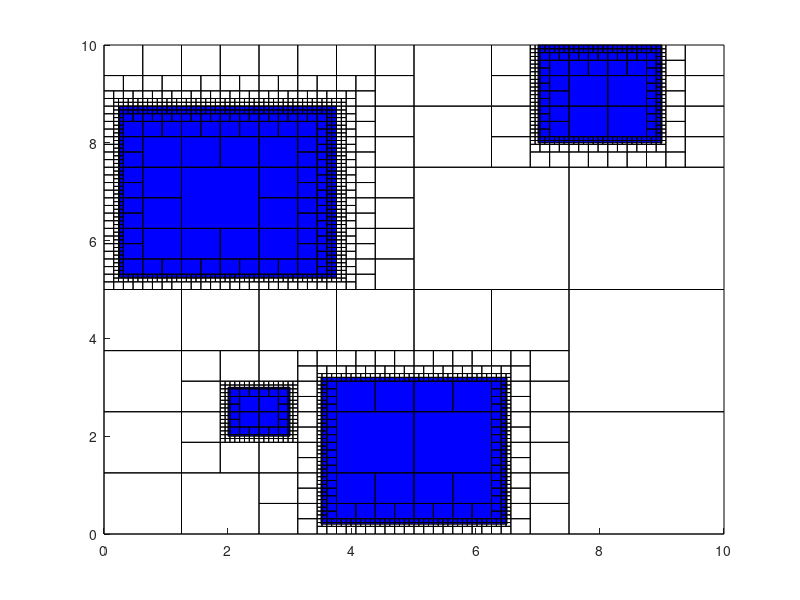

Reproduce this figure in MATLAB.
fileID = fopen('map.txt', 'r');
formatSpec = '%f';
data = fscanf(fileID,formatSpec);
x_min = data(1);
x_max = data(2);
y_min = data(3);
y_max = data(4);
num_sqares = data(5);
axis([x_min x_max y_min y_max]);

for i=6:3:size(data,1) - 2
    x = data(i) - data(i+2)/2;
    y = data(i+1) - data(i+2)/2;
    w = data(i+2);
    rectangle('Position', [x y w w], 'FaceColor', [0 0 1]);
end;

fileID = fopen('tree.txt', 'r');
formatSpec = '%f';
data = fscanf(fileID, formatSpec);

for i=1:4:size(data,1)
    x = data(i);
    y = data(i + 1);
    l = data(i + 2);
    w = data(i +3);
    rectangle('Position', [x y l w]);
end;